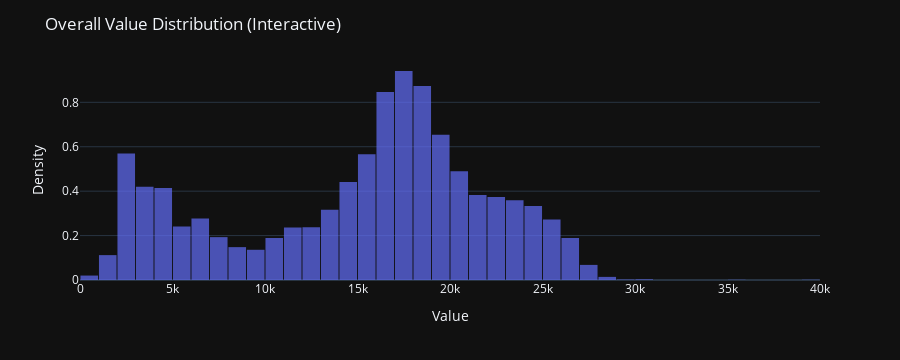

Notebook code for this chart:
### Markdown cell above
### Overall Value Distribution

### Code cell
import plotly.express as px

# Create an interactive KDE plot
fig = px.histogram(df, x='value', nbins=50, opacity=0.7, histnorm='density')

# Customize layout
fig.update_layout(
    title="Overall Value Distribution (Interactive)",
    xaxis_title="Value",
    yaxis_title="Density",
    bargap=0.05, 
    template="plotly_dark"
)

# Show the plot
fig.show()

### Figure 1 — Plotly figure (JSON) as saved in the notebook; plotly's stock layout.template omitted (floating-point values rounded to 4 significant figures; data arrays with more than 128 entries replaced by an {"elided": "..."} marker saying what was removed)
{"data": [{"alignmentgroup": "True", "bingroup": "x", "histnorm": "density", "hovertemplate": "value=%{x}<br>density=%{y}<extra></extra>", "legendgroup": "", "marker": {"color": "#636efa", "opacity": 0.7, "pattern": {"shape": ""}}, "name": "", "nbinsx": 50, "offsetgroup": "", "orientation": "v", "showlegend": false, "type": "histogram", "x": {"elided": "10320 int values"}, "xaxis": "x", "yaxis": "y"}], "layout": {"bargap": 0.05, "barmode": "relative", "height": 360, "legend": {"tracegroupgap": 0}, "margin": {"t": 60}, "title": {"text": "Overall Value Distribution (Interactive)"}, "xaxis": {"anchor": "y", "autorange": true, "domain": [0, 1], "range": [-0.5, 40000.0], "title": {"text": "Value"}, "type": "linear"}, "yaxis": {"anchor": "x", "autorange": true, "domain": [0, 1], "range": [0, 0.9905], "title": {"text": "Density"}}}}
